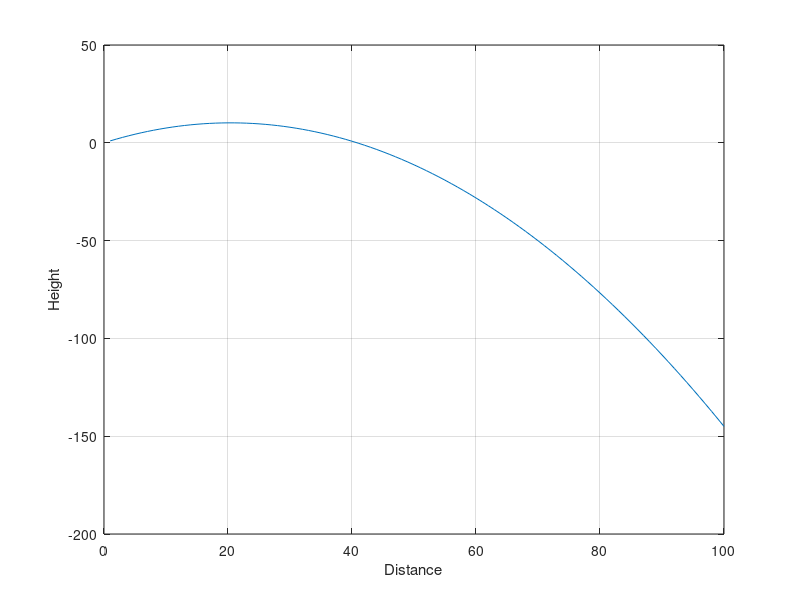

Here is the MATLAB script that generated this plot:
u = 20;
theta = 45;
g = 9.8;

theta_rad = deg2rad(theta);

x = 100:-1:1;
y = x.*tan(theta_rad) - (g * x.^2) / (2 * u^2 * cos(theta_rad)^2);

plot(x,y);
xlabel("Distance");
ylabel("Height");
grid on;